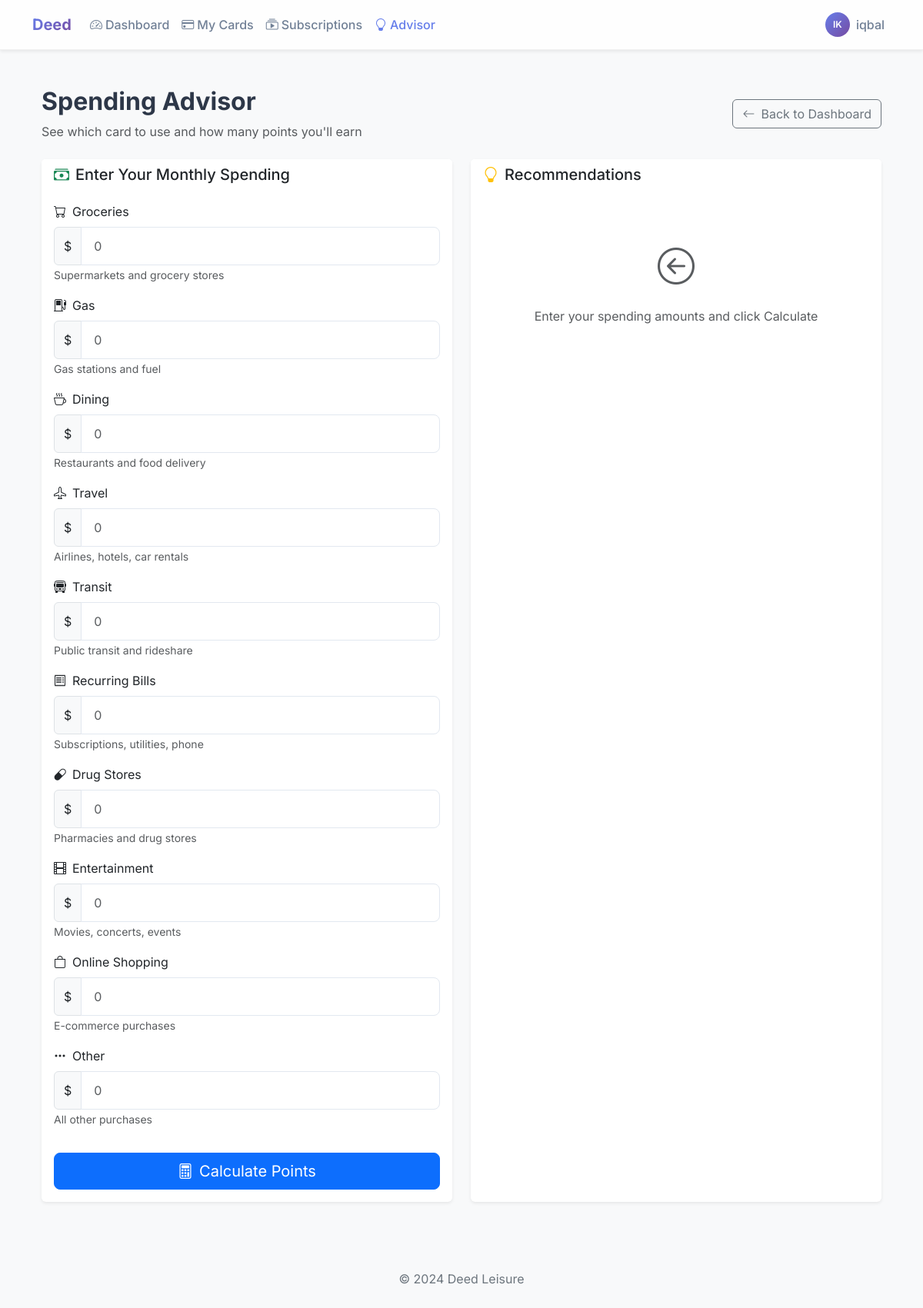
Page /advisor (signed in) on the committed database.
### models.py (models this page shows)
class Client(Base, UserMixin):
    __tablename__ = "Client"
    id = Column(Integer, primary_key=True)
    first_name = Column(String(100))
    surname = Column(String(100))
    email = Column(String(100), unique=True)
    password = Column(String(200))
    created_at = Column(DateTime, default=datetime.utcnow)
    is_verified = Column(Boolean, default=False)
    verification_code = Column(String(6), nullable=True)
    code_expires_at = Column(DateTime, nullable=True)
    user_cards = relationship("UserCard", back_populates="client", cascade="all, delete-orphan")
    user_subscriptions = relationship("UserSubscription", back_populates="client", cascade="all, delete-orphan")

class SpendingCategory(Base):
    __tablename__ = "spending_category"
    id = Column(Integer, primary_key=True)
    name = Column(String(100), nullable=False, unique=True)  # e.g., "Groceries"
    icon = Column(String(50))  # Bootstrap icon name, e.g., "bi-cart"
    description = Column(String(200))
    card_bonuses = relationship("CardBonus", back_populates="category")

### app.py (the view)
@app.route("/advisor")
@login_required
def advisor():
    user_id = current_user.id
    with Session() as session:
        user_cards = session.query(UserCard).filter_by(client_id=user_id).all()
        categories = session.query(SpendingCategory).all()
        user_subs = session.query(UserSubscription).filter_by(
            client_id=user_id,
            is_active=True
        ).all()
        return render_template(
            "advisor.html",
            user_cards=user_cards,
            categories=categories,
            user_subs=user_subs
        )

### app.py (called while the page is built)
@login_manager.user_loader
def load_user(user_id):
    with Session() as session:
        return session.get(Client, int(user_id))

### templates/advisor.html (shortened to what this page needs)
{% extends "base.html" %}
{% block content %}
<div class="container py-4 animate-fade-in">
    <div class="d-flex justify-content-between align-items-center mb-4">
        <div>
            <h1 class="h2 fw-bold">Spending Advisor</h1>
            <p class="text-muted mb-0">See which card to use and how many points you'll earn</p>
        </div>
        <a href="{{ url_for('dashboard') }}" class="btn btn-outline-secondary">
            <i class="bi bi-arrow-left me-2"></i>Back to Dashboard
        </a>
    </div>
    {% if not user_cards %}
    <div class="alert alert-warning">
        <i class="bi bi-exclamation-triangle me-2"></i>
        You haven't added any credit cards yet.
        <a href="{{ url_for('my_cards') }}" class="alert-link">Add a card</a> to get personalized advice.
    </div>
    {% else %}
    <div class="row g-4">
        <div class="col-lg-6">
            <div class="card border-0 shadow-sm h-100">
                <div class="card-header bg-white border-0">
                    <h5 class="mb-0"><i class="bi bi-cash-stack me-2 text-success"></i>Enter Your Monthly Spending</h5>
                </div>
                <div class="card-body">
                    <form id="spendingForm">
                        {% for category in categories %}
                        <div class="mb-3">
                            <label for="cat_{{ category.id }}" class="form-label">
                                <i class="bi {{ category.icon }} me-2"></i>{{ category.name }}
                            </label>
                            <div class="input-group">
                                <span class="input-group-text">$</span>
                                <input type="number" class="form-control spending-input" id="cat_{{ category.id }}"
                                    data-category-id="{{ category.id }}" placeholder="0" min="0" step="10">
                            </div>
                            <small class="text-muted">{{ category.description }}</small>
                        </div>
                        {% endfor %}
                        <button type="submit" class="btn btn-primary btn-lg w-100 mt-3">
                            <i class="bi bi-calculator me-2"></i>Calculate Points
                        </button>
                    </form>
                </div>
            </div>
        </div>
        <div class="col-lg-6">
            <div class="card border-0 shadow-sm h-100">
                <div class="card-header bg-white border-0">
                    <h5 class="mb-0"><i class="bi bi-lightbulb me-2 text-warning"></i>Recommendations</h5>
                </div>
                <div class="card-body" id="resultsSection">
                    <div class="text-center py-5 text-muted" id="emptyState">
                        <i class="bi bi-arrow-left-circle" style="font-size: 3rem;"></i>
                        <p class="mt-3 mb-0">Enter your spending amounts and click Calculate</p>
                    </div>
                </div>
            </div>
        </div>
    </div>
    {% endif %}
</div>
{% endblock %}

### templates/navbar.html (shortened to what this page needs)
<nav class="navbar navbar-expand-lg bg-white shadow-sm sticky-top">
  <div class="container">
    <a class="navbar-brand fw-bold" href="{{ url_for('index') }}">
      <span
        style="background: linear-gradient(135deg, #667eea 0%, #764ba2 100%); -webkit-background-clip: text; -webkit-text-fill-color: transparent;">
        Deed
      </span>
    </a>
    <div class="collapse navbar-collapse" id="navbarNav">
      <ul class="navbar-nav me-auto mb-2 mb-lg-0">
        {% if current_user.is_authenticated %}
        <li class="nav-item">
          <a class="nav-link{% if request.endpoint == 'dashboard' %} active{% endif %}"
            href="{{ url_for('dashboard') }}">
            <i class="bi bi-speedometer2 me-1"></i>Dashboard
          </a>
        </li>
        <li class="nav-item">
          <a class="nav-link{% if request.endpoint == 'my_cards' %} active{% endif %}" href="{{ url_for('my_cards') }}">
            <i class="bi bi-credit-card me-1"></i>My Cards
          </a>
        </li>
        <li class="nav-item">
          <a class="nav-link{% if request.endpoint == 'my_subscriptions' %} active{% endif %}"
            href="{{ url_for('my_subscriptions') }}">
            <i class="bi bi-collection-play me-1"></i>Subscriptions
          </a>
        </li>
        <li class="nav-item">
          <a class="nav-link{% if request.endpoint == 'advisor' %} active{% endif %}" href="{{ url_for('advisor') }}">
            <i class="bi bi-lightbulb me-1"></i>Advisor
          </a>
        </li>
        {% else %}
        <li class="nav-item">
          <a class="nav-link{% if request.endpoint == 'index' %} active{% endif %}" href="{{ url_for('index') }}">
            Home
          </a>
        </li>
        {% endif %}
      </ul>
      <ul class="navbar-nav">
        {% if current_user.is_authenticated %}
        <li class="nav-item dropdown">
          <a class="nav-link dropdown-toggle d-flex align-items-center" href="#" role="button" data-bs-toggle="dropdown"
            aria-expanded="false">
            <div class="user-avatar me-2">
              {{ current_user.first_name[0] }}{{ current_user.surname[0] }}
            </div>
            <span class="d-none d-md-inline">{{ current_user.first_name }}</span>
          </a>
        </li>
        {% endif %}
      </ul>
    </div>
  </div>
</nav>

### static/css/style.css (style rules this page uses)
:root { --primary-gradient: linear-gradient(135deg, #667eea 0%, #764ba2 100%); --secondary-gradient: linear-gradient(135deg, #f093fb 0%, #f5576c 100%); --success-gradient: linear-gradient(135deg, #4facfe 0%, #00f2fe 100%); --card-bg: #ffffff; --bg-color: #f8f9fa; --text-main: #2d3748; --text-muted: #718096; --shadow-sm: 0 2px 4px rgba(0,0,0,0.05); --shadow-md: 0 4px 6px rgba(0,0,0,0.07); --shadow-lg: 0 10px 15px rgba(0,0,0,0.1); --shadow-hover: 0 20px 25px -5px rgba(0, 0, 0, 0.1), 0 10px 10px -5px rgba(0, 0, 0, 0.04); }
body { font-family: 'Inter', sans-serif; background-color: var(--bg-color); color: var(--text-main); -webkit-font-smoothing: antialiased; }
.animate-fade-in { animation: fadeInUp 0.6s ease-out forwards; }
.navbar { background: rgba(255, 255, 255, 0.8) !important; backdrop-filter: blur(10px); border-bottom: 1px solid rgba(0,0,0,0.05); }
.nav-link { font-weight: 500; color: var(--text-muted) !important; transition: color 0.2s; }
.nav-link:hover, .nav-link.active { color: #667eea !important; }
.form-control { border: 1px solid #e2e8f0; padding: 0.75rem 1rem; border-radius: 0.5rem; }

### templates/navbar.html (style rules this page uses)
.user-avatar { width: 32px; height: 32px; border-radius: 50%; background: linear-gradient(135deg, #667eea 0%, #764ba2 100%); color: white; font-size: 12px; font-weight: 600; display: flex; align-items: center; justify-content: center; text-transform: uppercase; }
.navbar .dropdown-toggle::after { display: none; }

### rows in the picture
Client: first_name "I", surname "K", first_name "iqbal"
SpendingCategory: name "Groceries", description "Supermarkets and grocery stores"
SpendingCategory: name "Gas", description "Gas stations and fuel"
SpendingCategory: name "Dining", description "Restaurants and food delivery"
SpendingCategory: name "Travel", description "Airlines, hotels, car rentals"
SpendingCategory: name "Transit", description "Public transit and rideshare"
SpendingCategory: name "Recurring Bills", description "Subscriptions, utilities, phone"
SpendingCategory: name "Drug Stores", description "Pharmacies and drug stores"
SpendingCategory: name "Entertainment", description "Movies, concerts, events"
SpendingCategory: name "Online Shopping", description "E-commerce purchases"
SpendingCategory: name "Other", description "All other purchases"
